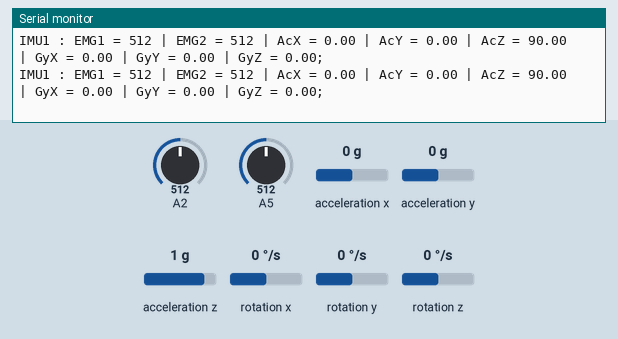
Simulated run of this sketch. Board: Arduino Mega 2560, built with avr-gcc and run on an emulated ATmega2560. Shown: the last lines printed to the serial monitor. Wiring (inferred from the names in the program): MPU-6050 motion sensor at I2C address 0x69. The test bench sets the inputs (shaded band); at power-on: A2 = 512, A5 = 512, acceleration x 0 g, acceleration y 0 g, acceleration z 1 g, rotation x 0 °/s, rotation y 0 °/s, rotation z 0 °/s.

Above: at 4.2 s.
4.3 s: A2 set to 109
At 4.49 s:
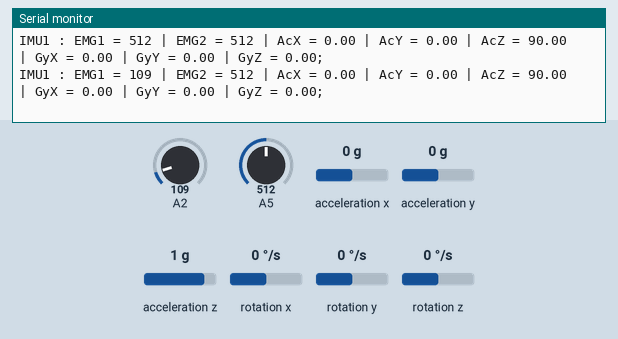
7.3 s: A2 set to 94
At 7.45 s:
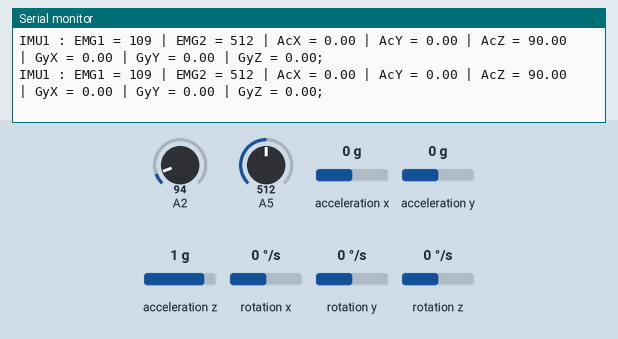
8.8 s: A5 set to 110
At 9.06 s:
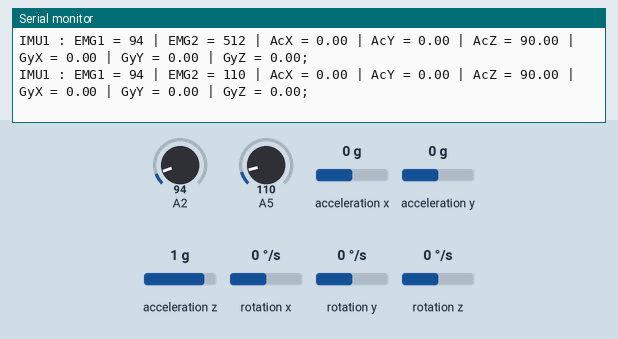
11.8 s: A5 set to 94
At 12.01 s:
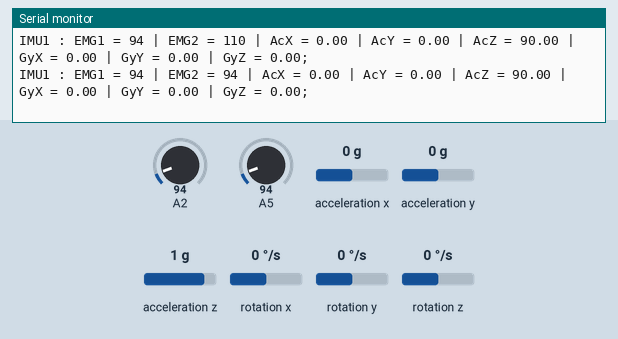
Timing chart, 0 to 14.8 s (numbered marks = the images above; inputs shaded):
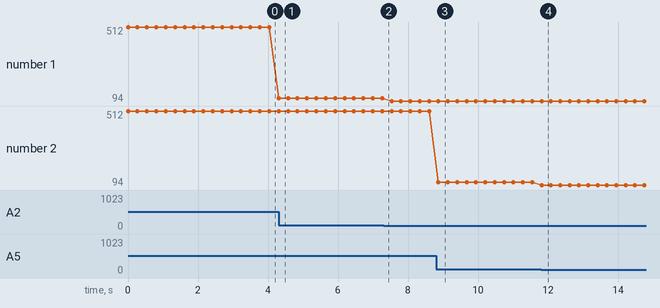

The sketch:

gyroprint_singleSensor.ino
```cpp
//
#include<Wire.h>
int16_t AcX,AcY,AcZ,Tmp,GyX,GyY,GyZ;
int value = 0;
int value2 = 0;
void setup() {
   Serial.begin(9600);
   Serial1.begin(9600);
   while (!Serial) ;
  // put your setup code here, to run once:
  Wire.begin();
  //code from I2Csetup
  Wire.beginTransmission(105);
  Wire.write(0x6B);  // PWR_MGMT_1 register
  Wire.write((byte) 0);     // set to zero (wakes up the MPU-6050)
  Wire.endTransmission(true);

  Wire.beginTransmission(105);
  Wire.write(0x1C);  // Accel config register
  Wire.write(0x08);     // Setting range to +-4G
  Wire.endTransmission(true);

  Wire.beginTransmission(105);
  Wire.write(0x1B);  // Gyro config register
  Wire.write(0x08);     // setting range to +-500 degrees per second
  Wire.endTransmission(true);
}

void loop() {
  // put your main code here, to run repeatedly:
  Serial.print("IMU1 : ");
  //code inside of I2CPrint
  Wire.beginTransmission(105);
  Wire.write(0x3B);  // starting with register 0x3B (ACCEL_XOUT_H)
  Wire.endTransmission(false);
  Wire.requestFrom(105,14,true);  // request a total of 14 registers
  AcX=Wire.read()<<8|Wire.read();  // 0x3B (ACCEL_XOUT_H) & 0x3C (ACCEL_XOUT_L)
  AcY=Wire.read()<<8|Wire.read();  // 0x3D (ACCEL_YOUT_H) & 0x3E (ACCEL_YOUT_L)
  AcZ=Wire.read()<<8|Wire.read();  // 0x3F (ACCEL_ZOUT_H) & 0x40 (ACCEL_ZOUT_L)
  Tmp=Wire.read()<<8|Wire.read();  // 0x41 (TEMP_OUT_H) & 0x42 (TEMP_OUT_L)
  GyX=Wire.read()<<8|Wire.read();  // 0x43 (GYRO_XOUT_H) & 0x44 (GYRO_XOUT_L)
  GyY=Wire.read()<<8|Wire.read();  // 0x45 (GYRO_YOUT_H) & 0x46 (GYRO_YOUT_L)
  GyZ=Wire.read()<<8|Wire.read();  // 0x47 (GYRO_ZOUT_H) & 0x48 (GYRO_ZOUT_L)
  value2 = analogRead(A5);
  value = analogRead(A2);

  //delay(5);
  Serial.print("EMG1 = "); Serial.print(value);
  Serial.print(" | EMG2 = "); Serial.print(value2);
  Serial.print(" | AcX = "); Serial.print((AcX/8192.0) * 90.0);
  Serial.print(" | AcY = "); Serial.print((AcY/8192.0) * 90.0);
  Serial.print(" | AcZ = "); Serial.print((AcZ/8192.0) * 90.0);
  //Serial.print(" | Tmp = "); Serial.print((Tmp/340.00+36.53)*9/5 + 32);  //equation for temperature in degrees C from datasheet
  Serial.print(" | GyX = "); Serial.print(GyX/65.5);
  Serial.print(" | GyY = "); Serial.print(GyY/65.5);
  Serial.print(" | GyZ = "); Serial.print(GyZ/65.5);
  Serial.println(";");
  delay(220);

}
```

Measured:
- after the input at 4.3 s, the serial monitor: prints a new line at once (image 1)
- after the input at 8.8 s, the serial monitor: prints a new line after 0.07 s (image 3)
- after the input at 11.8 s, the serial monitor: prints a new line at once (image 4)
- plotted number 1: 512 → 109 after the input at 4.3 s, 109 → 94 after the input at 7.3 s
- plotted number 2: 512 → 110 after the input at 8.8 s
